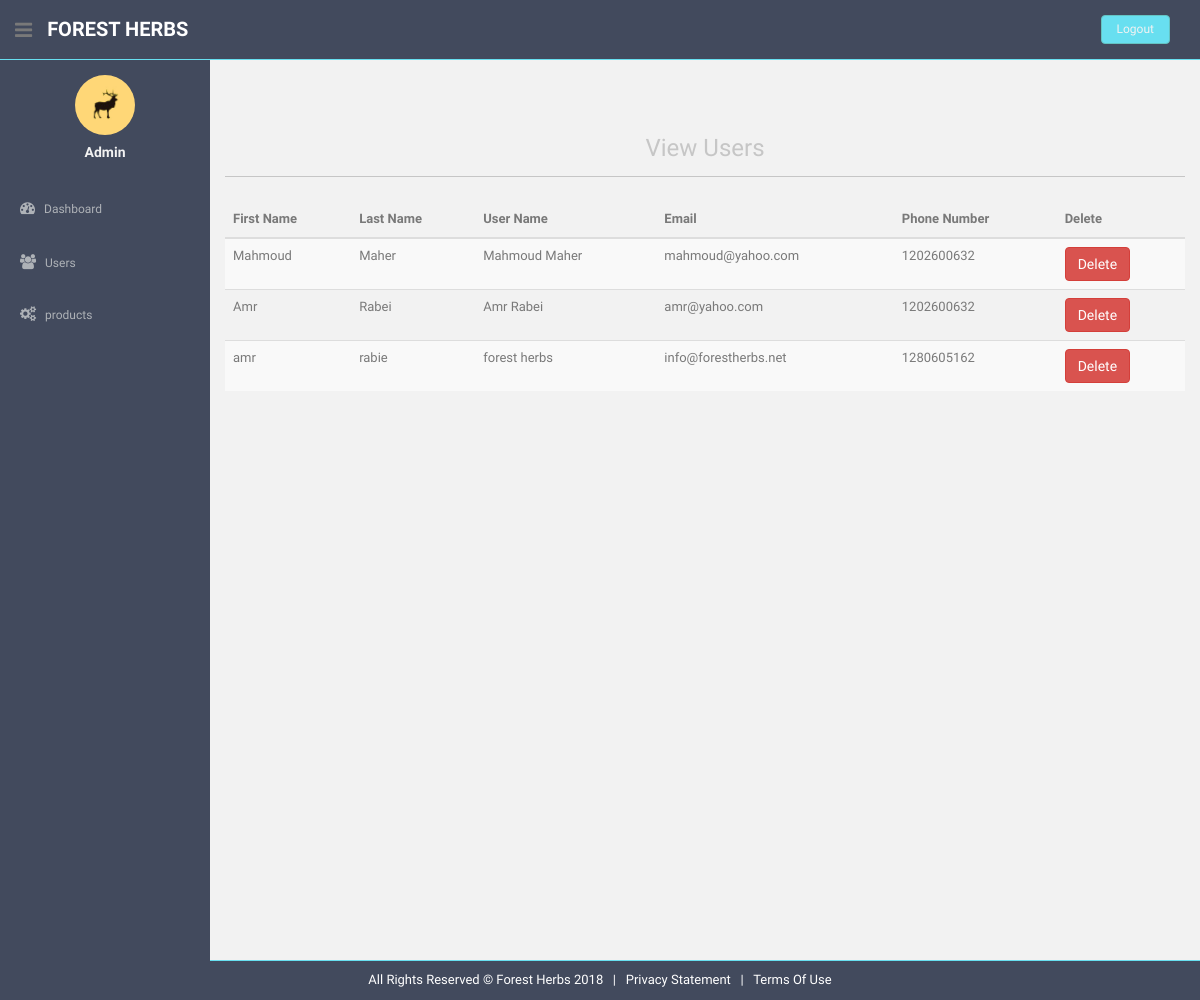
Screenshot of /Admin/viewUsers.php (signed in) with the database file from the repository.
### tables this page shows
CREATE TABLE `users` (
  `id` int(11) NOT NULL,
  `firstname` varchar(25) NOT NULL,
  `lastname` varchar(25) NOT NULL,
  `username` varchar(50) NOT NULL,
  `email` varchar(100) NOT NULL,
  `password` varchar(64) NOT NULL,
  `salt` varchar(32) NOT NULL,
  `telephone` int(25) NOT NULL,
  `joined` datetime NOT NULL
);

### classes/Config.php (called while the page is built)
<?php
class Config {
    public static function get($path = null) {
        if ($path) {
            $config = $GLOBALS['config'];
            $path = explode('/', $path);
            foreach ($path as $bit) {
                if (isset($config[$bit])) {
                    $config = $config[$bit];
                }
            }
            return $config;
        }
        return FALSE;
    }
}

### classes/Session.php (called while the page is built, shortened)
<?php
class Session {
    public static function exists($name) {
        return (isset($_SESSION[$name])) ? TRUE : FALSE;
    }
}

### classes/DB.php (called while the page is built, shortened)
<?php
class DB {
    private static $_instance = null;
    private $_pdo,
            $_query,
            $_error = FALSE,
            $_result,
            $_count = 0;
    private function __construct() {
        try {
            $this->_pdo = new PDO('mysql:host=' . Config::get('mysql/host') . ';dbname=' . Config::get('mysql/db') . '', Config::get('mysql/username'), Config::get('mysql/password'));
        } catch (PDOException $ex) {
            die($ex->getMessage());
        }
    }
    public static function getInstance() {
        if (!isset(self::$_instance)) {
            self::$_instance = new DB();
        }
        return self::$_instance;
    }
    public function getAll($table) {
        $sql = 'SELECT * FROM ' . $table;
        $this->_query = $this->_pdo->prepare($sql);
        if ($this->_query->execute()) {
            $this->_result = $this->_query->fetchAll(PDO::FETCH_OBJ);
            $this->_count = $this->_query->rowCount();
        } else {
            $this->_error = TRUE;
        }
        return $this;
    }
    public function results() {
        return $this->_result;
    }
    public function count() {
        return $this->_count;
    }
}

### classes/User.php (called while the page is built, shortened)
<?php
class User {
    private $_db,
            $_data,
            $_sessionName;
    public function __construct($user = null) {
        $this->_db = DB::getInstance();
    }
    public function viewUsers() {
        $data = $this->_db->getAll('users');
        if ($data->count()) {
            return $data->results();
        }
    }
}

### Admin/viewUsers.php (the view, shortened to what this page needs)
<?php
if (Session::exists(Config::get('session/session_name'))) {
    ?>
    <?php require_once './Header.php'; ?>
    <section id="main-content">
        <section class="wrapper site-min-height">
            <h3 class="centered"> View Users </h3>
            <div class="row mt">
                <div class="col-lg-12">
                    <table class="table table-striped">
                        <thead>
                            <tr>
                                <th>First Name</th>
                                <th>Last Name</th>
                                <th>User Name</th>
                                <th>Email</th>
                                <th>Phone Number</th>
                                <th> Delete</th>
                            </tr>
                        </thead>
                        <tbody>
                            <?php
                            $user = new User();
                            $usersdata = $user->viewUsers();
                            foreach ($usersdata as $data) {
                                echo '<tr>';
                                echo '<td>' . $data->firstname . '</td>';
                                echo '<td>' . $data->lastname . '</td>';
                                echo '<td>' . $data->username . '</td>';
                                echo '<td>' . $data->email . '</td>';
                                echo '<td>' . $data->telephone . '</td>';
                                echo '<td> <a href="deleteUser.php?id=' . $data->id . '" class="btn btn-danger" role="button">Delete</a> </td>';
                                echo'</tr>';
                            }
                            ?>
                        </tbody>
                    </table>
                </div>
            </div>
        </section><! --/wrapper -->
    </section>
    <?php require_once './Footer.php'; ?>
    <?php
} else {
    Redirect::to('index.php');
}

### Admin/Header.php (shortened to what this page needs)
<!DOCTYPE html>
<html lang="en">
    <head>
        <link href="../Resourses/CSS/bootstrap.css" rel="stylesheet" />
        <link href="../Resourses/CSS/font-awesome.css" rel="stylesheet" />
        <link href="../Resourses/CSS/admin-style.css" rel="stylesheet" />
        <link href="../Resourses/CSS/admin-style-responsive.css" rel="stylesheet" />
    </head>
    <body>
        <section id="container" >
            <header class="header black-bg">
                <div class="sidebar-toggle-box">
                    <div class="fa fa-bars tooltips" data-placement="right" data-original-title="Toggle Navigation"></div>
                </div>
                <a href="#" class="logo"><b>Forest Herbs</b></a>
                <div class="top-menu">
                    <ul class="nav pull-right top-menu">
                        <li><a class="logout" href="./Logout.php">Logout</a></li>
                    </ul>
                </div>
            </header>
            <aside>
                <div id="sidebar"  class="nav-collapse ">
                    <ul class="sidebar-menu" id="nav-accordion">
                        <p class="centered"> <a href="#"><img src="../Resourses/Images/admin-sam.jpg" class="img-circle" width="60"></a> </p>
                        <h5 class="centered">Admin</h5>
                        <li class="mt">
                            <a href="./Home.php">
                                <i class="fa fa-dashboard"></i>
                                <span>Dashboard</span>
                            </a>
                        </li>
                        <li class="sub-menu">
                            <a href="javascript:;" >
                                <i class="fa fa-users"></i>
                                <span>Users</span>
                            </a>
                        </li>
                        <li class="sub-menu">
                            <a href="javascript:;" >
                                <i class="fa fa-cogs"></i>
                                <span>products</span>
                            </a>
                        </li>
                    </ul>
                </div>
            </aside>
        </section>
    </body>
</html>

### Admin/Footer.php (shortened to what this page needs)
<html>
    <body>
        <section id="container">
            <footer class="site-footer">
                <div class="text-center">
                    All Rights Reserved &copy; Forest Herbs 2018 &nbsp; | &nbsp; <a href="#" >Privacy Statement</a> &nbsp; | &nbsp; <a href="#">Terms Of Use</a>
                </div>
            </footer>
        </section>
    </body>
</html>

### Resourses/CSS/admin-style.css (style rules this page uses)
body { color: #797979; background: #f2f2f2; font-family: 'Ruda', sans-serif; padding: 0px !important; margin: 0px !important; font-size: 13px; }
ul li { list-style: none; }
a, a:hover, a:focus { text-decoration: none; outline: none; }
#container { width: 100%; height: 100%; }
.centered { text-align: center; }
.mt { margin-top: 25px; }
ul.top-menu > li > .logout { color: #f2f2f2; font-size: 12px; border-radius: 4px; -webkit-border-radius: 4px; border: 1px solid #64c3c2 !important; padding: 5px 15px; margin-right: 15px; background: #68dff0; margin-top: 15px; }
#sidebar { width: 210px; height: 100%; position: fixed; background: #424a5d; }
#sidebar h5 { color: #f2f2f2; font-weight: 700; }
#sidebar ul li { position: relative; }
ul.sidebar-menu, ul.sidebar-menu li ul.sub { margin: -2px 0 0; padding: 0; }
ul.sidebar-menu { margin-top: 75px; }
ul.sidebar-menu li { margin-bottom: 5px; margin-left: 10px; margin-right: 10px; }
ul.sidebar-menu li.sub-menu { line-height: 15px; }
ul.sidebar-menu li a span { display: inline-block; }
ul.sidebar-menu li a { color: #aeb2b7; text-decoration: none; display: block; padding: 15px 0 15px 10px; font-size: 12px; outline: none; -webkit-transition: all 0.3s ease; -moz-transition: all 0.3s ease; -o-transition: all 0.3s ease; -ms-transition: all 0.3s ease; transition: all 0.3s ease; }
ul.sidebar-menu li a i { font-size: 15px; padding-right: 6px; }
#main-content { margin-left: 210px; }
.header, .footer { min-height: 60px; padding: 0 15px; }
.header { position: fixed; left: 0; right: 0; z-index: 1002; }
.black-bg { background: #424a5d; border-bottom: 1px solid #68dff0; }
.wrapper { display: inline-block; margin-top: 60px; padding-left: 15px; padding-right: 15px; padding-bottom: 15px; padding-top: 0px; width: 100%; }
a.logo { font-size: 20px; color: #ffffff; float: left; margin-top: 15px; text-transform: uppercase; }
a.logo b { font-weight: 900; }
.sidebar-toggle-box { float: left; padding-right: 15px; margin-top: 20px; }
.sidebar-toggle-box .fa-bars { cursor: pointer; display: inline-block; font-size: 20px; }
.site-min-height { min-height: 900px; }
#main-content h3 { color: #c6c6c6; border-bottom: 1px solid #c6c6c6; padding: 0px 0px 15px; margin: 75px 0px 10px; }
.site-footer { background: #424a5d; border-top: 1px solid #68dff0; color: #fff; padding: 10px 0; }
.site-footer a { color: #fff; }

### rows the page displays
users: firstname "Mahmoud", lastname "Maher", username "Mahmoud Maher", email "mahmoud@yahoo.com", telephone "1202600632"
users: firstname "Amr", lastname "Rabei", username "Amr Rabei", email "amr@yahoo.com", telephone "1202600632"
users: firstname "amr", lastname "rabie", username "forest herbs", email "info@forestherbs.net", telephone "1280605162"
